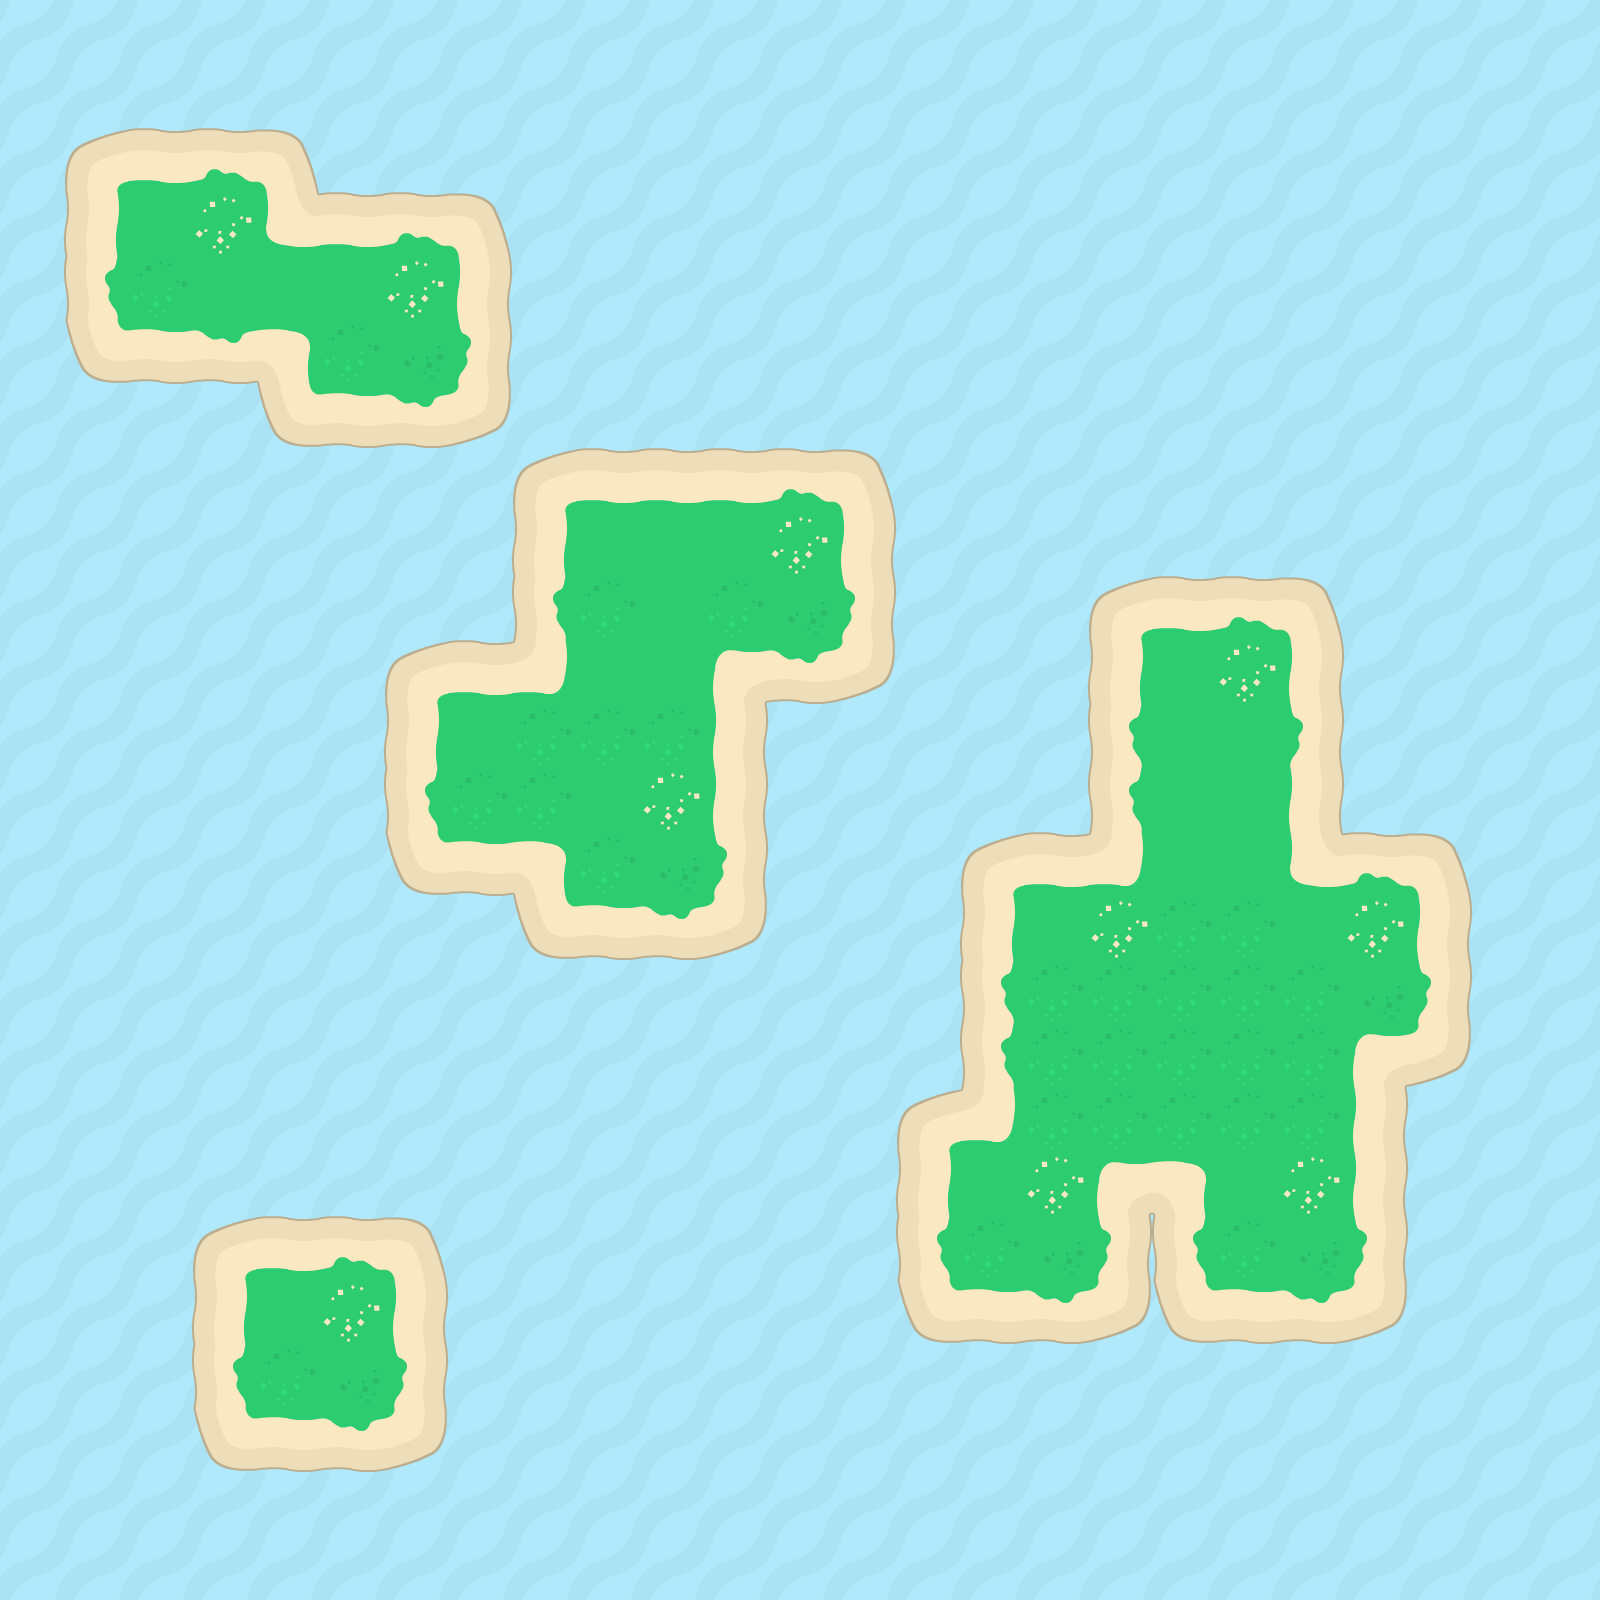

Below is a game level as drawn by its tile map, then a one-line description and the .tmx file that defines it, in full:
An orthogonal 25x25 tile map with 64x64 px tiles, 2 tile layers (Water, Islands).

<map version="1.5" tiledversion="1.7.1" orientation="orthogonal" renderorder="left-down" width="25" height="25" tilewidth="64" tileheight="64" infinite="0" nextlayerid="4" nextobjectid="1">
 <tileset firstgid="1" name="kenny_pirate" tilewidth="64" tileheight="64" tilecount="96" columns="16" objectalignment="topright">
  <image source="../tilesets/kenny_pirate.png" width="1024" height="384" />
 </tileset>
 <layer id="1" name="Water" width="25" height="25">
  <data encoding="csv">
73,73,73,73,73,73,73,73,73,73,73,73,73,73,73,73,73,73,73,73,73,73,73,73,73,
73,73,73,73,73,73,73,73,73,73,73,73,73,73,73,73,73,73,73,73,73,73,73,73,73,
73,73,73,73,73,73,73,73,73,73,73,73,73,73,73,73,73,73,73,73,73,73,73,73,73,
73,73,73,73,73,73,73,73,73,73,73,73,73,73,73,73,73,73,73,73,73,73,73,73,73,
73,73,73,73,73,73,73,73,73,73,73,73,73,73,73,73,73,73,73,73,73,73,73,73,73,
73,73,73,73,73,73,73,73,73,73,73,73,73,73,73,73,73,73,73,73,73,73,73,73,73,
73,73,73,73,73,73,73,73,73,73,73,73,73,73,73,73,73,73,73,73,73,73,73,73,73,
73,73,73,73,73,73,73,73,73,73,73,73,73,73,73,73,73,73,73,73,73,73,73,73,73,
73,73,73,73,73,73,73,73,73,73,73,73,73,73,73,73,73,73,73,73,73,73,73,73,73,
73,73,73,73,73,73,73,73,73,73,73,73,73,73,73,73,73,73,73,73,73,73,73,73,73,
73,73,73,73,73,73,73,73,73,73,73,73,73,73,73,73,73,73,73,73,73,73,73,73,73,
73,73,73,73,73,73,73,73,73,73,73,73,73,73,73,73,73,73,73,73,73,73,73,73,73,
73,73,73,73,73,73,73,73,73,73,73,73,73,73,73,73,73,73,73,73,73,73,73,73,73,
73,73,73,73,73,73,73,73,73,73,73,73,73,73,73,73,73,73,73,73,73,73,73,73,73,
73,73,73,73,73,73,73,73,73,73,73,73,73,73,73,73,73,73,73,73,73,73,73,73,73,
73,73,73,73,73,73,73,73,73,73,73,73,73,73,73,73,73,73,73,73,73,73,73,73,73,
73,73,73,73,73,73,73,73,73,73,73,73,73,73,73,73,73,73,73,73,73,73,73,73,73,
73,73,73,73,73,73,73,73,73,73,73,73,73,73,73,73,73,73,73,73,73,73,73,73,73,
73,73,73,73,73,73,73,73,73,73,73,73,73,73,73,73,73,73,73,73,73,73,73,73,73,
73,73,73,73,73,73,73,73,73,73,73,73,73,73,73,73,73,73,73,73,73,73,73,73,73,
73,73,73,73,73,73,73,73,73,73,73,73,73,73,73,73,73,73,73,73,73,73,73,73,73,
73,73,73,73,73,73,73,73,73,73,73,73,73,73,73,73,73,73,73,73,73,73,73,73,73,
73,73,73,73,73,73,73,73,73,73,73,73,73,73,73,73,73,73,73,73,73,73,73,73,73,
73,73,73,73,73,73,73,73,73,73,73,73,73,73,73,73,73,73,73,73,73,73,73,73,73,
73,73,73,73,73,73,73,73,73,73,73,73,73,73,73,73,73,73,73,73,73,73,73,73,73
</data>
 </layer>
 <layer id="3" name="Islands" width="25" height="25">
  <data encoding="csv">
0,0,0,0,0,0,0,0,0,0,0,0,0,0,0,0,0,0,0,0,0,0,0,0,0,
0,0,0,0,0,0,0,0,0,0,0,0,0,0,0,0,0,0,0,0,0,0,0,0,0,
0,6,7,8,9,0,0,0,0,0,0,0,0,0,0,0,0,0,0,0,0,0,0,0,0,
0,22,23,24,52,7,8,9,0,0,0,0,0,0,0,0,0,0,0,0,0,0,0,0,0,
0,38,39,23,23,23,24,25,0,0,0,0,0,0,0,0,0,0,0,0,0,0,0,0,0,
0,54,55,56,37,39,40,41,0,0,0,0,0,0,0,0,0,0,0,0,0,0,0,0,0,
0,0,0,0,54,55,56,57,0,0,0,0,0,0,0,0,0,0,0,0,0,0,0,0,0,
0,0,0,0,0,0,0,0,6,7,7,7,8,9,0,0,0,0,0,0,0,0,0,0,0,
0,0,0,0,0,0,0,0,22,23,23,23,24,25,0,0,0,0,0,0,0,0,0,0,0,
0,0,0,0,0,0,0,0,38,39,23,39,40,41,0,0,0,6,7,8,9,0,0,0,0,
0,0,0,0,0,0,6,7,53,23,23,36,56,57,0,0,0,22,23,24,25,0,0,0,0,
0,0,0,0,0,0,22,23,39,39,39,25,0,0,0,0,0,38,23,23,41,0,0,0,0,
0,0,0,0,0,0,38,39,39,23,24,25,0,0,0,0,0,38,23,23,25,0,0,0,0,
0,0,0,0,0,0,54,55,37,39,40,41,0,0,0,6,7,53,23,23,52,8,9,0,0,
0,0,0,0,0,0,0,0,54,55,56,57,0,0,0,22,23,24,39,39,23,24,25,0,0,
0,0,0,0,0,0,0,0,0,0,0,0,0,0,0,38,39,39,39,39,39,40,41,0,0,
0,0,0,0,0,0,0,0,0,0,0,0,0,0,0,38,39,39,39,39,39,36,57,0,0,
0,0,0,0,0,0,0,0,0,0,0,0,0,0,6,53,39,39,39,39,39,25,0,0,0,
0,0,0,0,0,0,0,0,0,0,0,0,0,0,22,23,24,36,37,23,24,25,0,0,0,
0,0,0,6,7,8,9,0,0,0,0,0,0,0,38,39,40,41,38,39,40,41,0,0,0,
0,0,0,22,23,24,25,0,0,0,0,0,0,0,54,55,56,57,54,55,56,57,0,0,0,
0,0,0,38,39,40,41,0,0,0,0,0,0,0,0,0,0,0,0,0,0,0,0,0,0,
0,0,0,54,55,56,57,0,0,0,0,0,0,0,0,0,0,0,0,0,0,0,0,0,0,
0,0,0,0,0,0,0,0,0,0,0,0,0,0,0,0,0,0,0,0,0,0,0,0,0,
0,0,0,0,0,0,0,0,0,0,0,0,0,0,0,0,0,0,0,0,0,0,0,0,0
</data>
 </layer>
</map>
